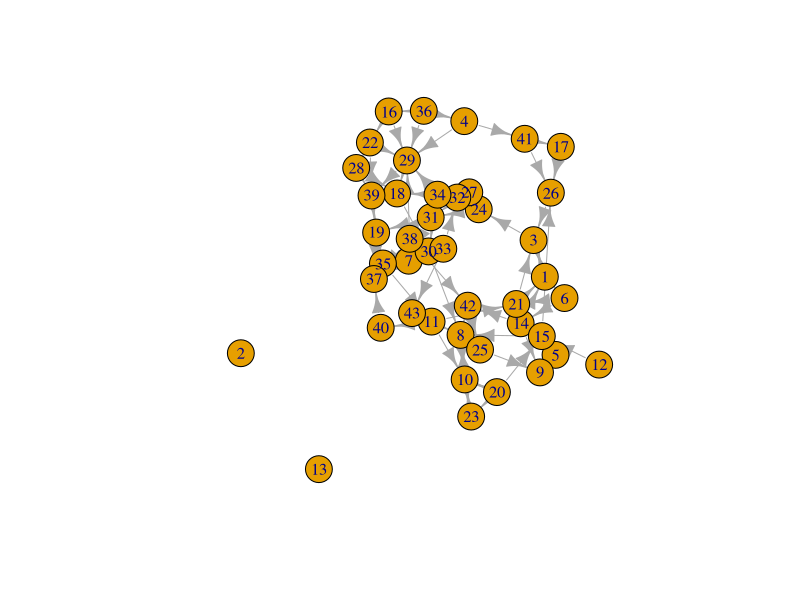
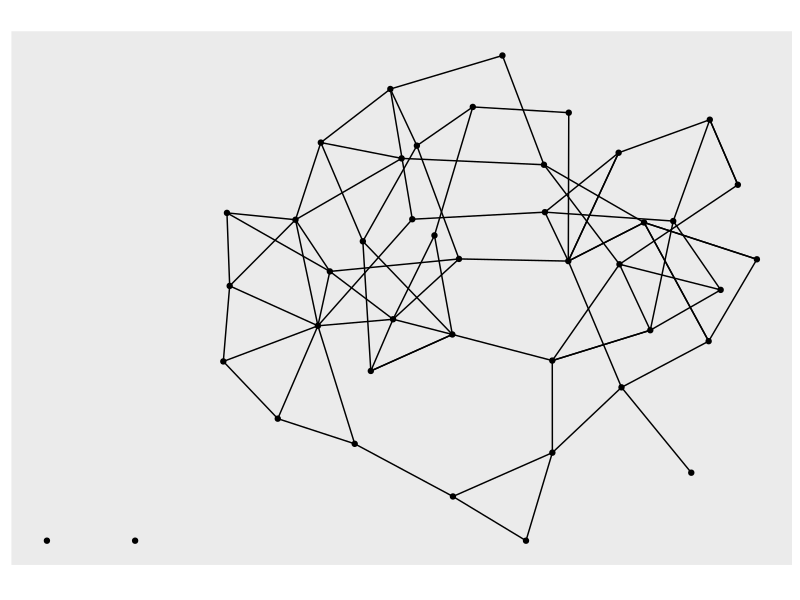
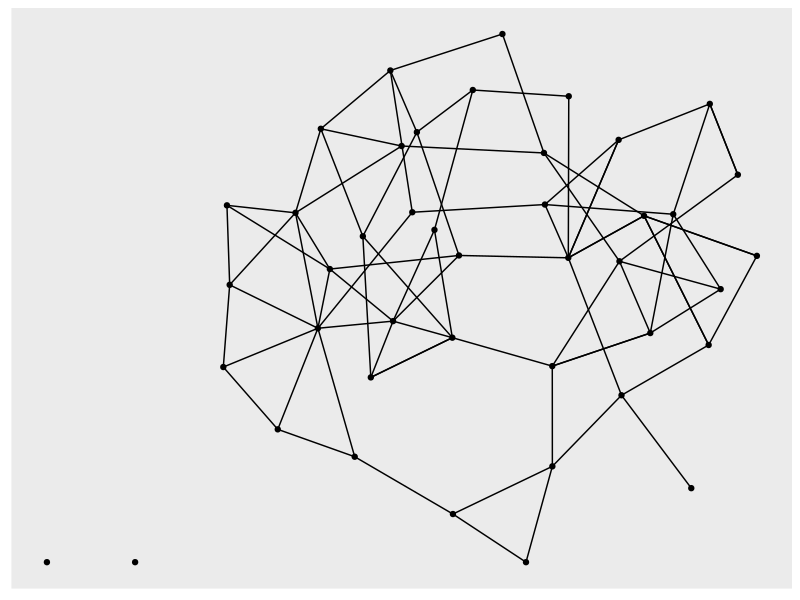
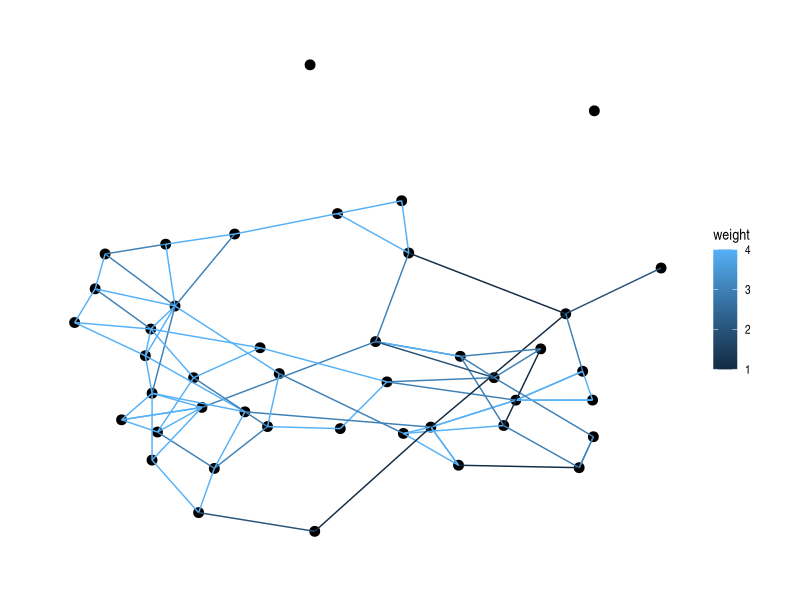
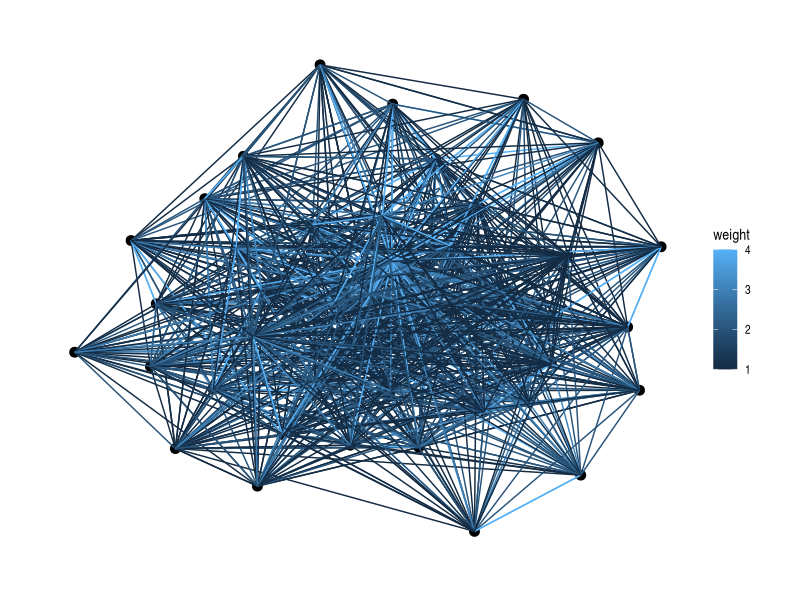
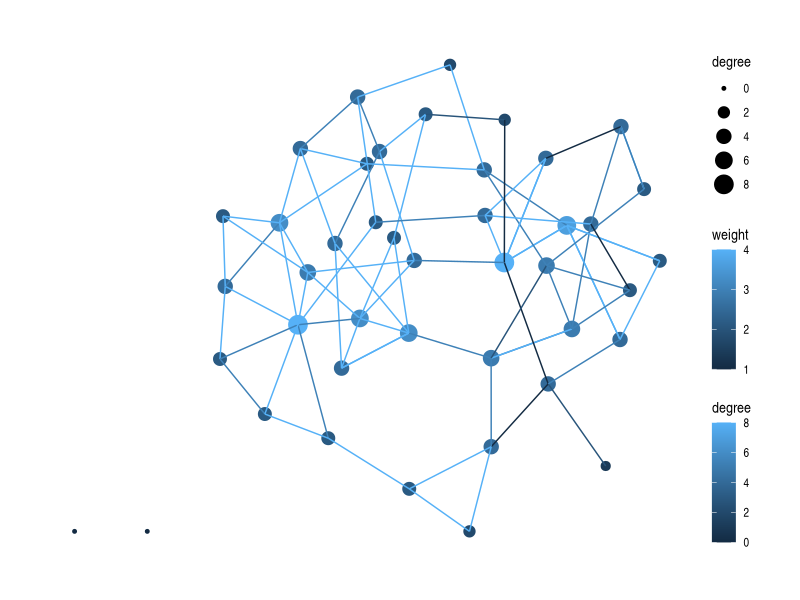
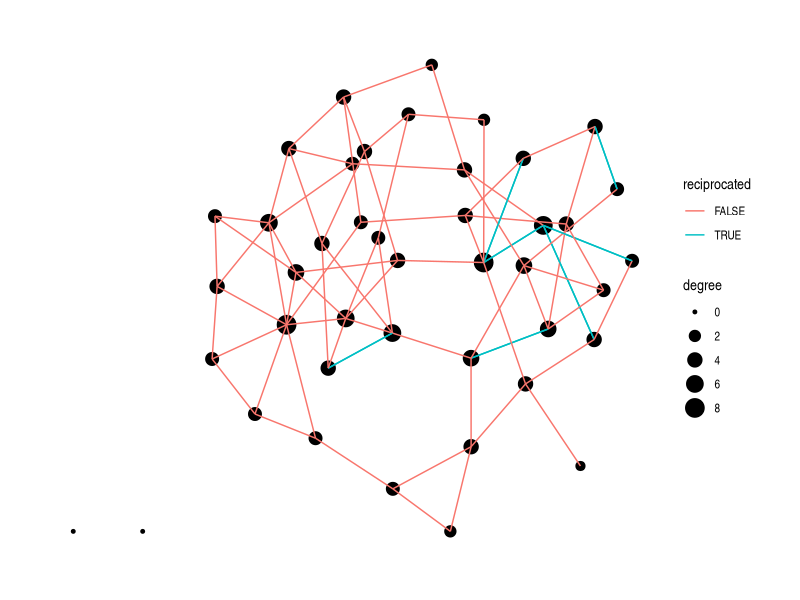

Generate these figures, in order, with R:
## ---- chunk 1
knitr::opts_chunk$set(echo = TRUE, message = FALSE, warning = FALSE)
## ---- chunk 2
library(readxl)
library(tidyverse)
library(igraph)
library(tidygraph)
library(ggraph)
## ---- chunk 3

year_1_collaboration <- read_excel("data/year_1_collaboration.xlsx", 
                            col_names = FALSE)
## ---- chunk 4

year_1_collaboration

## ---- chunk 5
#YOUR CODE HERE

year_3_collaboration <- read_excel("data/year_3_collaboration.xlsx", 
                                   col_names = FALSE)

year_3_collaboration

## ---- chunk 6

rownames(year_1_collaboration) <- 1:43

colnames(year_1_collaboration) <- 1:43

## ---- chunk 7
year_1_collaboration
## ---- chunk 8

year_1_matrix <- as.matrix(year_1_collaboration )

## ---- chunk 9

class(year_1_collaboration)

class(year_1_matrix)

## ---- chunk 10

year_1_network <- as_tbl_graph(year_1_matrix, directed = TRUE)

## ---- chunk 11

year_1_network

## ---- chunk 12
#YOUR CODE HERE

rownames(year_3_collaboration) <- 1:43

colnames(year_3_collaboration) <- 1:43

year_3_matrix <- as.matrix(year_3_collaboration)
  
class(year_3_matrix)

year_3_network <- as_tbl_graph(year_3_matrix, directed = TRUE)

year_3_network


## ---- chunk 13

plot(year_1_network)

## ---- chunk 14

autograph(year_1_network)

## ---- chunk 15

ggraph(year_1_network) +
  geom_node_point() +
  geom_edge_link()

## ---- chunk 16

ggraph(year_1_network, layout = "fr") +
  geom_node_point(size = 3) +
  geom_edge_link(aes(colour = weight)) +
  theme_graph()
  

## ---- chunk 17
#YOUR CODE HERE

ggraph(year_3_network, layout = "fr") +
  geom_node_point(size = 3) +
  geom_edge_link(aes(colour = weight)) +
  theme_graph()

## ---- chunk 18

gorder(year_1_network)

gsize(year_1_network)

## ---- chunk 19
centr_degree(year_1_network, mode = "all")
## ---- chunk 20
centr_degree(year_1_network, mode = "out")
centr_degree(year_1_network, mode = "in")
## ---- chunk 21
year_1_network <- year_1_network |>
  activate(nodes) |>
  mutate(degree = centrality_degree(mode = "all"))

year_1_network

## ---- chunk 22
ggraph(year_1_network) +
  geom_node_point(aes(size = degree, color = degree)) +
  geom_edge_link(aes(color = weight)) +
  theme_graph()
## ---- chunk 23

edge_density(year_1_network)

graph.density(year_1_network)
## ---- chunk 24

reciprocity(year_1_network)
## ---- chunk 25

year_1_network <- year_1_network |>
  activate(edges) |>
  mutate(reciprocated = edge_is_mutual())

year_1_network
## ---- chunk 26
ggraph(year_1_network) +
  geom_node_point(aes(size = degree)) +
  geom_edge_link(aes(color = reciprocated)) +
  theme_graph()
## ---- chunk 27

transitivity(year_1_network)
## ---- chunk 28

diameter(year_1_network)

mean_distance(year_1_network)

## ---- chunk 29
#YOUR CODE HERE

#size
gorder(year_3_network)
gsize(year_3_network)

#cetnralization 
centr_degree(year_3_network, mode = "all")

#density
edge_density(year_3_network)

#reciprocity
reciprocity(year_3_network)

#transitivity
transitivity(year_3_network)

#diameter & distance 
diameter(year_3_network)
mean_distance(year_3_network)
## ---- chunk 30
# YOUR CODE HERE
